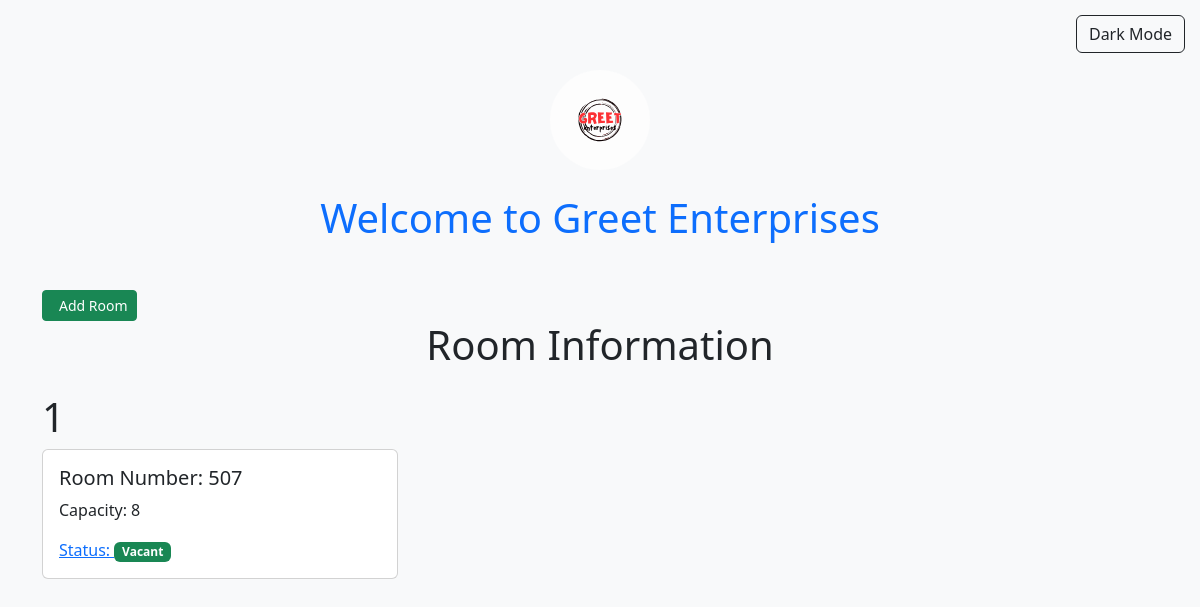
Page /hoste/ on the earlier database version.
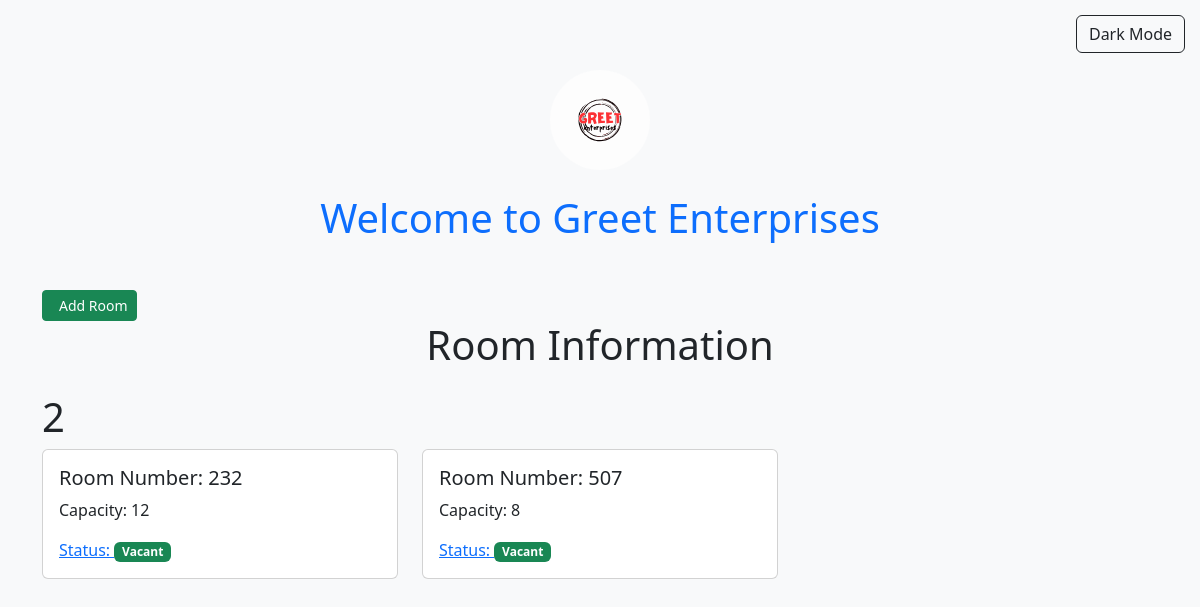
Same page on the later database version.
### hostel/models.py (models this page shows, shortened)
class Room(models.Model):
    room_number = models.IntegerField(primary_key=True)  # Set as primary key
    capacity = models.IntegerField()  # Capacity of the room
    occupied = models.BooleanField(default=False)  # Boolean to check if occupied

### hostel/views.py (the view)
# urls.py: path('',views.index,name='index'),
def index(request):
    rooms = Room.objects.all()
    roomcount = rooms.count()
    context = {'rooms': rooms,'roomcount':roomcount}
    return render(request, 'hostel/index.html', context)

### hostel/templates/hostel/index.html (shortened to what this page needs)
{% extends 'base.html' %}
{% block content %}
    <div class="container mt-5">
        <a href="{% url 'hostel:addroom' %}" class="btn btn-success btn-sm d-inline-flex align-items-center" data-bs-toggle="tooltip" data-bs-placement="top" title="Add a new room">
             Add Room
        </a>
        <h1 class="text-center mb-4">Room Information</h1>
        <h1>{{roomcount}}</h1>
        <div class="row">
            {% for room in rooms %}
                <div class="col-md-4 mb-4">
                    <div class="card">
                        <div class="card-body">
                            <h5 class="card-title">Room Number: {{ room.room_number }}</h5>
                            <p class="card-text">Capacity: {{ room.capacity }}</p>
                            <a href="{%url 'hostel:allocations' room.room_number%}">
                            <p class="card-text">
                                Status:
                                {% if room.occupied == True %}
                                    <span class="badge bg-danger">Full</span>
                                {% else %}
                                    <span class="badge bg-success">Vacant</span>
                                {% endif %}
                            </p>
                        </a>
                        </div>
                    </div>
                </div>
            {% endfor %}
        </div>
    </div>
{% endblock content %}

Differences in the rows shown:
added Room: room_number "232", capacity "12", occupied "Vacant"
Other differences:
{{ roomcount }}: "1" → "2"
